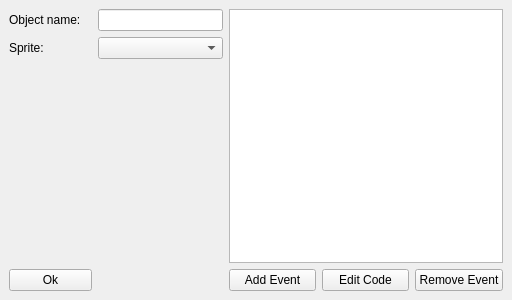
<?xml version="1.0" encoding="UTF-8"?>
<ui version="4.0">
 <class>ObjectWindow</class>
 <widget class="QWidget" name="ObjectWindow">
  <property name="geometry">
   <rect>
    <x>0</x>
    <y>0</y>
    <width>512</width>
    <height>300</height>
   </rect>
  </property>
  <property name="minimumSize">
   <size>
    <width>512</width>
    <height>300</height>
   </size>
  </property>
  <property name="maximumSize">
   <size>
    <width>512</width>
    <height>16777215</height>
   </size>
  </property>
  <property name="windowTitle">
   <string>ObjectWindow</string>
  </property>
  <property name="locale">
   <locale language="English" country="UnitedStates"/>
  </property>
  <layout class="QGridLayout" name="gridLayout_2">
   <item row="0" column="1">
    <layout class="QHBoxLayout" name="horizontalLayout">
     <item>
      <layout class="QVBoxLayout" name="verticalLayout_2">
       <item>
        <widget class="QListView" name="eventList">
         <property name="minimumSize">
          <size>
           <width>0</width>
           <height>0</height>
          </size>
         </property>
         <property name="maximumSize">
          <size>
           <width>16777215</width>
           <height>16777215</height>
          </size>
         </property>
        </widget>
       </item>
       <item>
        <layout class="QHBoxLayout" name="horizontalLayout_2">
         <item>
          <widget class="QPushButton" name="addButton">
           <property name="text">
            <string>Add Event</string>
           </property>
          </widget>
         </item>
         <item>
          <widget class="QPushButton" name="editButton">
           <property name="text">
            <string>Edit Code</string>
           </property>
          </widget>
         </item>
         <item>
          <widget class="QPushButton" name="removeButton">
           <property name="text">
            <string>Remove Event</string>
           </property>
          </widget>
         </item>
        </layout>
       </item>
      </layout>
     </item>
    </layout>
   </item>
   <item row="0" column="0">
    <layout class="QGridLayout" name="gridLayout">
     <item row="1" column="0">
      <widget class="QLabel" name="spriteLabel">
       <property name="text">
        <string>Sprite:</string>
       </property>
      </widget>
     </item>
     <item row="1" column="1">
      <widget class="QComboBox" name="spriteBox">
       <property name="minimumSize">
        <size>
         <width>125</width>
         <height>0</height>
        </size>
       </property>
       <property name="maximumSize">
        <size>
         <width>125</width>
         <height>16777215</height>
        </size>
       </property>
      </widget>
     </item>
     <item row="0" column="0">
      <widget class="QLabel" name="nameLabel">
       <property name="text">
        <string>Object name:</string>
       </property>
      </widget>
     </item>
     <item row="0" column="1">
      <widget class="QLineEdit" name="nameEdit">
       <property name="minimumSize">
        <size>
         <width>125</width>
         <height>0</height>
        </size>
       </property>
       <property name="maximumSize">
        <size>
         <width>125</width>
         <height>16777215</height>
        </size>
       </property>
      </widget>
     </item>
     <item row="2" column="0">
      <spacer name="verticalSpacer">
       <property name="orientation">
        <enum>Qt::Vertical</enum>
       </property>
       <property name="sizeHint" stdset="0">
        <size>
         <width>20</width>
         <height>40</height>
        </size>
       </property>
      </spacer>
     </item>
     <item row="3" column="0">
      <widget class="QPushButton" name="okButton">
       <property name="minimumSize">
        <size>
         <width>0</width>
         <height>0</height>
        </size>
       </property>
       <property name="maximumSize">
        <size>
         <width>83</width>
         <height>16777215</height>
        </size>
       </property>
       <property name="text">
        <string>Ok</string>
       </property>
      </widget>
     </item>
    </layout>
   </item>
  </layout>
 </widget>
 <layoutdefault spacing="6" margin="9"/>
 <resources/>
 <connections/>
 <designerdata>
  <property name="gridDeltaX">
   <number>10</number>
  </property>
  <property name="gridDeltaY">
   <number>10</number>
  </property>
  <property name="gridSnapX">
   <bool>true</bool>
  </property>
  <property name="gridSnapY">
   <bool>true</bool>
  </property>
  <property name="gridVisible">
   <bool>true</bool>
  </property>
 </designerdata>
</ui>
